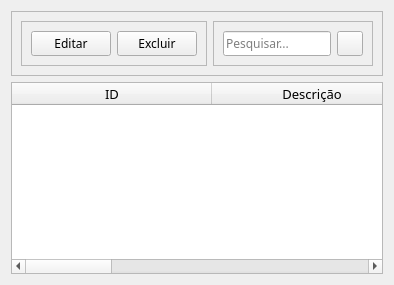
               <widget class="QWidget" name="aba1_listaAvisos">
                <attribute name="icon">
                 <iconset resource="assets.qrc">
                  <normaloff>:/assets/icons/lista_white.svg</normaloff>:/assets/icons/lista_white.svg</iconset>
                </attribute>
                <attribute name="title">
                 <string>Lista</string>
                </attribute>
                <layout class="QVBoxLayout" name="verticalLayout_30">
                 <item>
                  <widget class="QFrame" name="frame1_listaAvisos">
                   <property name="frameShape">
                    <enum>QFrame::StyledPanel</enum>
                   </property>
                   <property name="frameShadow">
                    <enum>QFrame::Raised</enum>
                   </property>
                   <layout class="QHBoxLayout" name="horizontalLayout_22">
                    <item>
                     <widget class="QFrame" name="frame1_btnAvisos">
                      <property name="frameShape">
                       <enum>QFrame::StyledPanel</enum>
                      </property>
                      <property name="frameShadow">
                       <enum>QFrame::Raised</enum>
                      </property>
                      <layout class="QHBoxLayout" name="horizontalLayout_23">
                       <item>
                        <widget class="QPushButton" name="btn1_editarAvisos">
                         <property name="font">
                          <font>
                           <family>Poppins</family>
                          </font>
                         </property>
                         <property name="text">
                          <string>Editar</string>
                         </property>
                         <property name="icon">
                          <iconset resource="assets.qrc">
                           <normaloff>:/assets/icons/edit.svg</normaloff>:/assets/icons/edit.svg</iconset>
                         </property>
                         <property name="iconSize">
                          <size>
                           <width>18</width>
                           <height>18</height>
                          </size>
                         </property>
                        </widget>
                       </item>
                       <item>
                        <widget class="QPushButton" name="btn2_excluirAvisos">
                         <property name="font">
                          <font>
                           <family>Poppins</family>
                          </font>
                         </property>
                         <property name="text">
                          <string>Excluir</string>
                         </property>
                         <property name="icon">
                          <iconset resource="assets.qrc">
                           <normaloff>:/assets/icons/lixeira.svg</normaloff>:/assets/icons/lixeira.svg</iconset>
                         </property>
                         <property name="iconSize">
                          <size>
                           <width>18</width>
                           <height>18</height>
                          </size>
                         </property>
                        </widget>
                       </item>
                      </layout>
                     </widget>
                    </item>
                    <item>
                     <widget class="QFrame" name="frame2_pesquisaAvisos">
                      <property name="frameShape">
                       <enum>QFrame::StyledPanel</enum>
                      </property>
                      <property name="frameShadow">
                       <enum>QFrame::Raised</enum>
                      </property>
                      <layout class="QHBoxLayout" name="horizontalLayout_24">
                       <item>
                        <widget class="QLineEdit" name="barLine_pesquisaAvisos">
                         <property name="font">
                          <font>
                           <family>Poppins</family>
                          </font>
                         </property>
                         <property name="placeholderText">
                          <string>Pesquisar...</string>
                         </property>
                        </widget>
                       </item>
                       <item>
                        <widget class="QToolButton" name="btn_pesquisaAvisos">
                         <property name="text">
                          <string/>
                         </property>
                         <property name="icon">
                          <iconset resource="assets.qrc">
                           <normaloff>:/assets/icons/search.svg</normaloff>:/assets/icons/search.svg</iconset>
                         </property>
                         <property name="iconSize">
                          <size>
                           <width>18</width>
                           <height>18</height>
                          </size>
                         </property>
                        </widget>
                       </item>
                      </layout>
                     </widget>
                    </item>
                   </layout>
                  </widget>
                 </item>
                 <item>
                  <widget class="QTableWidget" name="tabela_avisos">
                   <property name="font">
                    <font>
                     <family>Poppins</family>
                     <pointsize>10</pointsize>
                    </font>
                   </property>
                   <property name="editTriggers">
                    <set>QAbstractItemView::DoubleClicked</set>
                   </property>
                   <property name="showDropIndicator" stdset="0">
                    <bool>false</bool>
                   </property>
                   <property name="dragDropOverwriteMode">
                    <bool>false</bool>
                   </property>
                   <property name="alternatingRowColors">
                    <bool>true</bool>
                   </property>
                   <property name="selectionBehavior">
                    <enum>QAbstractItemView::SelectRows</enum>
                   </property>
                   <property name="sortingEnabled">
                    <bool>true</bool>
                   </property>
                   <attribute name="horizontalHeaderCascadingSectionResizes">
                    <bool>false</bool>
                   </attribute>
                   <attribute name="horizontalHeaderDefaultSectionSize">
                    <number>200</number>
                   </attribute>
                   <attribute name="horizontalHeaderHighlightSections">
                    <bool>true</bool>
                   </attribute>
                   <attribute name="verticalHeaderMinimumSectionSize">
                    <number>90</number>
                   </attribute>
                   <column>
                    <property name="text">
                     <string>ID</string>
                    </property>
                    <property name="font">
                     <font>
                      <family>Poppins</family>
                      <pointsize>10</pointsize>
                     </font>
                    </property>
                   </column>
                   <column>
                    <property name="text">
                     <string>Descrição</string>
                    </property>
                    <property name="font">
                     <font>
                      <family>Poppins</family>
                      <pointsize>10</pointsize>
                     </font>
                    </property>
                   </column>
                   <column>
                    <property name="text">
                     <string>Mensagem</string>
                    </property>
                    <property name="toolTip">
                     <string/>
                    </property>
                    <property name="whatsThis">
                     <string/>
                    </property>
                    <property name="font">
                     <font>
                      <family>Poppins</family>
                      <pointsize>10</pointsize>
                     </font>
                    </property>
                   </column>
                   <column>
                    <property name="text">
                     <string>Desativado</string>
                    </property>
                    <property name="font">
                     <font>
                      <family>Poppins</family>
                      <pointsize>10</pointsize>
                     </font>
                    </property>
                   </column>
                  </widget>
                 </item>
                </layout>
               </widget>
